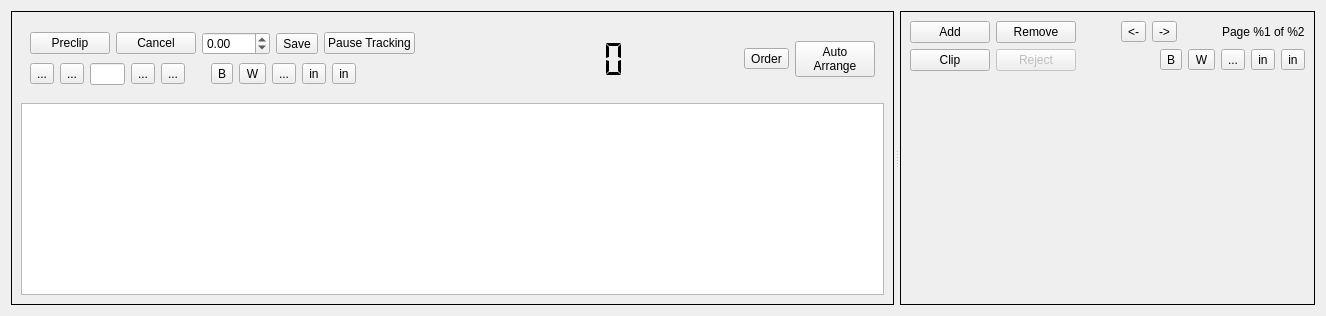
  <widget class="QWidget" name="centralWidget">
   <layout class="QGridLayout" name="gridLayout_8">
    <item row="0" column="0">
     <widget class="QSplitter" name="splitter">
      <property name="lineWidth">
       <number>0</number>
      </property>
      <property name="orientation">
       <enum>Qt::Horizontal</enum>
      </property>
      <property name="handleWidth">
       <number>6</number>
      </property>
      <property name="childrenCollapsible">
       <bool>true</bool>
      </property>
      <widget class="QFrame" name="fullpageViewFrame">
       <property name="frameShape">
        <enum>QFrame::Box</enum>
       </property>
       <property name="frameShadow">
        <enum>QFrame::Plain</enum>
       </property>
       <layout class="QGridLayout" name="gridLayout_5">
        <item row="0" column="0">
         <widget class="QWidget" name="widget_2" native="true">
          <layout class="QGridLayout" name="gridLayout_4">
           <item row="0" column="0">
            <layout class="QVBoxLayout" name="verticalLayout_2">
             <item>
              <layout class="QHBoxLayout" name="horizontalLayout_5">
               <item>
                <widget class="QPushButton" name="preclipButton">
                 <property name="text">
                  <string>Preclip</string>
                 </property>
                 <property name="icon">
                  <iconset resource="icons.qrc">
                   <normaloff>:/icons/select.png</normaloff>:/icons/select.png</iconset>
                 </property>
                </widget>
               </item>
               <item>
                <widget class="QPushButton" name="cancelModifyPreclipButton">
                 <property name="toolTip">
                  <string>Cancel Modification of Preclip</string>
                 </property>
                 <property name="text">
                  <string>Cancel</string>
                 </property>
                 <property name="icon">
                  <iconset resource="icons.qrc">
                   <normaloff>:/icons/cancel.png</normaloff>:/icons/cancel.png</iconset>
                 </property>
                </widget>
               </item>
               <item>
                <widget class="QDoubleSpinBox" name="rotateSpinBox">
                 <property name="locale">
                  <locale language="English" country="UnitedStates"/>
                 </property>
                 <property name="minimum">
                  <double>-360.000000000000000</double>
                 </property>
                 <property name="maximum">
                  <double>360.000000000000000</double>
                 </property>
                 <property name="singleStep">
                  <double>0.100000000000000</double>
                 </property>
                </widget>
               </item>
               <item>
                <layout class="QVBoxLayout" name="verticalLayout"/>
               </item>
               <item>
                <widget class="QToolButton" name="saveRotateButton">
                 <property name="text">
                  <string>Save</string>
                 </property>
                </widget>
               </item>
               <item>
                <spacer name="horizontalSpacer_7">
                 <property name="orientation">
                  <enum>Qt::Horizontal</enum>
                 </property>
                 <property name="sizeType">
                  <enum>QSizePolicy::Expanding</enum>
                 </property>
                 <property name="sizeHint" stdset="0">
                  <size>
                   <width>1</width>
                   <height>10</height>
                  </size>
                 </property>
                </spacer>
               </item>
               <item>
                <widget class="QPushButton" name="pauseTrackButton">
                 <property name="text">
                  <string>Pause Tracking</string>
                 </property>
                </widget>
               </item>
              </layout>
             </item>
             <item>
              <layout class="QHBoxLayout" name="horizontalLayout_7">
               <item>
                <layout class="QHBoxLayout" name="pageButtonsHorizontalLayout">
                 <item>
                  <widget class="QToolButton" name="firstPageButton">
                   <property name="toolTip">
                    <string>First Page</string>
                   </property>
                   <property name="text">
                    <string>...</string>
                   </property>
                   <property name="icon">
                    <iconset resource="icons.qrc">
                     <normaloff>:/icons/firstpage.png</normaloff>:/icons/firstpage.png</iconset>
                   </property>
                  </widget>
                 </item>
                 <item>
                  <widget class="QToolButton" name="previousPageButton">
                   <property name="toolTip">
                    <string>Previous Page</string>
                   </property>
                   <property name="text">
                    <string>...</string>
                   </property>
                   <property name="icon">
                    <iconset resource="icons.qrc">
                     <normaloff>:/icons/previous.png</normaloff>:/icons/previous.png</iconset>
                   </property>
                  </widget>
                 </item>
                 <item>
                  <widget class="QLineEdit" name="gotoPageLineEdit">
                   <property name="sizePolicy">
                    <sizepolicy hsizetype="Fixed" vsizetype="Fixed">
                     <horstretch>0</horstretch>
                     <verstretch>0</verstretch>
                    </sizepolicy>
                   </property>
                   <property name="maximumSize">
                    <size>
                     <width>35</width>
                     <height>16777215</height>
                    </size>
                   </property>
                   <property name="toolTip">
                    <string>Go to page</string>
                   </property>
                   <property name="inputMask">
                    <string/>
                   </property>
                  </widget>
                 </item>
                 <item>
                  <widget class="QToolButton" name="nextPageButton">
                   <property name="toolTip">
                    <string>Next Page</string>
                   </property>
                   <property name="text">
                    <string>...</string>
                   </property>
                   <property name="icon">
                    <iconset resource="icons.qrc">
                     <normaloff>:/icons/next.png</normaloff>:/icons/next.png</iconset>
                   </property>
                  </widget>
                 </item>
                 <item>
                  <widget class="QToolButton" name="lastPageButton">
                   <property name="toolTip">
                    <string>Last Page</string>
                   </property>
                   <property name="text">
                    <string>...</string>
                   </property>
                   <property name="icon">
                    <iconset resource="icons.qrc">
                     <normaloff>:/icons/lastpage.png</normaloff>:/icons/lastpage.png</iconset>
                   </property>
                  </widget>
                 </item>
                </layout>
               </item>
               <item>
                <layout class="QHBoxLayout" name="zoomActionsHorizontalLayout">
                 <item>
                  <spacer name="verticalSpacer">
                   <property name="orientation">
                    <enum>Qt::Vertical</enum>
                   </property>
                   <property name="sizeType">
                    <enum>QSizePolicy::Minimum</enum>
                   </property>
                   <property name="sizeHint" stdset="0">
                    <size>
                     <width>20</width>
                     <height>10</height>
                    </size>
                   </property>
                  </spacer>
                 </item>
                 <item>
                  <widget class="QToolButton" name="bestFitButton">
                   <property name="toolTip">
                    <string>Best Fit</string>
                   </property>
                   <property name="text">
                    <string>B</string>
                   </property>
                   <property name="checkable">
                    <bool>true</bool>
                   </property>
                  </widget>
                 </item>
                 <item>
                  <widget class="QToolButton" name="widthFitButton">
                   <property name="toolTip">
                    <string>Fit to Width</string>
                   </property>
                   <property name="text">
                    <string>W</string>
                   </property>
                   <property name="checkable">
                    <bool>true</bool>
                   </property>
                  </widget>
                 </item>
                 <item>
                  <widget class="QToolButton" name="acutalSizeButton">
                   <property name="toolTip">
                    <string>Actual Size</string>
                   </property>
                   <property name="text">
                    <string>...</string>
                   </property>
                   <property name="icon">
                    <iconset resource="icons.qrc">
                     <normaloff>:/icons/resetzoom.png</normaloff>:/icons/resetzoom.png</iconset>
                   </property>
                  </widget>
                 </item>
                 <item>
                  <widget class="QToolButton" name="zoomoutButton">
                   <property name="toolTip">
                    <string>Zoom Out</string>
                   </property>
                   <property name="text">
                    <string>in</string>
                   </property>
                   <property name="icon">
                    <iconset resource="icons.qrc">
                     <normaloff>:/icons/zoomout.png</normaloff>:/icons/zoomout.png</iconset>
                   </property>
                  </widget>
                 </item>
                 <item>
                  <widget class="QToolButton" name="zoominButton">
                   <property name="toolTip">
                    <string>Zoom In</string>
                   </property>
                   <property name="text">
                    <string>in</string>
                   </property>
                   <property name="icon">
                    <iconset resource="icons.qrc">
                     <normaloff>:/icons/zoomin.png</normaloff>:/icons/zoomin.png</iconset>
                   </property>
                  </widget>
                 </item>
                 <item>
                  <spacer name="horizontalSpacer_6">
                   <property name="orientation">
                    <enum>Qt::Horizontal</enum>
                   </property>
                   <property name="sizeType">
                    <enum>QSizePolicy::Expanding</enum>
                   </property>
                   <property name="sizeHint" stdset="0">
                    <size>
                     <width>1</width>
                     <height>20</height>
                    </size>
                   </property>
                  </spacer>
                 </item>
                </layout>
               </item>
              </layout>
             </item>
            </layout>
           </item>
           <item row="0" column="1">
            <spacer name="horizontalSpacer_2">
             <property name="orientation">
              <enum>Qt::Horizontal</enum>
             </property>
             <property name="sizeType">
              <enum>QSizePolicy::Expanding</enum>
             </property>
             <property name="sizeHint" stdset="0">
              <size>
               <width>106</width>
               <height>47</height>
              </size>
             </property>
            </spacer>
           </item>
           <item row="0" column="2">
            <layout class="QVBoxLayout" name="verticalLayout_3">
             <item>
              <widget class="DigitalClock" name="lcdCounter">
               <property name="sizePolicy">
                <sizepolicy hsizetype="Expanding" vsizetype="Preferred">
                 <horstretch>0</horstretch>
                 <verstretch>0</verstretch>
                </sizepolicy>
               </property>
               <property name="minimumSize">
                <size>
                 <width>100</width>
                 <height>58</height>
                </size>
               </property>
               <property name="font">
                <font>
                 <pointsize>8</pointsize>
                 <weight>75</weight>
                 <bold>true</bold>
                </font>
               </property>
               <property name="frameShape">
                <enum>QFrame::NoFrame</enum>
               </property>
               <property name="frameShadow">
                <enum>QFrame::Plain</enum>
               </property>
               <property name="lineWidth">
                <number>0</number>
               </property>
               <property name="segmentStyle">
                <enum>QLCDNumber::Flat</enum>
               </property>
              </widget>
             </item>
            </layout>
           </item>
           <item row="0" column="3">
            <spacer name="horizontalSpacer_8">
             <property name="orientation">
              <enum>Qt::Horizontal</enum>
             </property>
             <property name="sizeType">
              <enum>QSizePolicy::Expanding</enum>
             </property>
             <property name="sizeHint" stdset="0">
              <size>
               <width>106</width>
               <height>47</height>
              </size>
             </property>
            </spacer>
           </item>
           <item row="0" column="4">
            <layout class="QHBoxLayout" name="horizontalLayout_13">
             <item>
              <spacer name="horizontalSpacer_5">
               <property name="orientation">
                <enum>Qt::Horizontal</enum>
               </property>
               <property name="sizeType">
                <enum>QSizePolicy::Expanding</enum>
               </property>
               <property name="sizeHint" stdset="0">
                <size>
                 <width>8</width>
                 <height>8</height>
                </size>
               </property>
              </spacer>
             </item>
             <item>
              <widget class="QToolButton" name="orderButton">
               <property name="sizePolicy">
                <sizepolicy hsizetype="Fixed" vsizetype="Maximum">
                 <horstretch>0</horstretch>
                 <verstretch>0</verstretch>
                </sizepolicy>
               </property>
               <property name="text">
                <string>Order</string>
               </property>
               <property name="checkable">
                <bool>true</bool>
               </property>
              </widget>
             </item>
             <item>
              <widget class="QPushButton" name="autoArrangeButton">
               <property name="text">
                <string>Auto
Arrange</string>
               </property>
              </widget>
             </item>
            </layout>
           </item>
          </layout>
         </widget>
        </item>
        <item row="1" column="0">
         <widget class="FullPageView" name="fullpageView"/>
        </item>
       </layout>
      </widget>
      <widget class="QFrame" name="clippingViewFrame">
       <property name="frameShape">
        <enum>QFrame::Box</enum>
       </property>
       <property name="frameShadow">
        <enum>QFrame::Plain</enum>
       </property>
       <layout class="QGridLayout" name="gridLayout_3">
        <item row="0" column="0">
         <layout class="QHBoxLayout" name="horizontalLayout_6">
          <item>
           <widget class="QPushButton" name="addPageButton">
            <property name="toolTip">
             <string>Add Page</string>
            </property>
            <property name="text">
             <string>Add</string>
            </property>
            <property name="icon">
             <iconset resource="icons.qrc">
              <normaloff>:/icons/pageadd.png</normaloff>:/icons/pageadd.png</iconset>
            </property>
           </widget>
          </item>
          <item>
           <widget class="QPushButton" name="removePageButton">
            <property name="toolTip">
             <string>Remove Page</string>
            </property>
            <property name="text">
             <string>Remove</string>
            </property>
            <property name="icon">
             <iconset resource="icons.qrc">
              <normaloff>:/icons/pageremove.png</normaloff>:/icons/pageremove.png</iconset>
            </property>
           </widget>
          </item>
          <item>
           <spacer name="horizontalSpacer_4">
            <property name="orientation">
             <enum>Qt::Horizontal</enum>
            </property>
            <property name="sizeHint" stdset="0">
             <size>
              <width>40</width>
              <height>20</height>
             </size>
            </property>
           </spacer>
          </item>
          <item>
           <widget class="QToolButton" name="drawerPreviousPageButton">
            <property name="text">
             <string>&lt;-</string>
            </property>
            <property name="icon">
             <iconset resource="icons.qrc">
              <normaloff>:/icons/previous.png</normaloff>:/icons/previous.png</iconset>
            </property>
           </widget>
          </item>
          <item>
           <widget class="QToolButton" name="drawerNextPageButton">
            <property name="text">
             <string>-&gt;</string>
            </property>
            <property name="icon">
             <iconset resource="icons.qrc">
              <normaloff>:/icons/next.png</normaloff>:/icons/next.png</iconset>
            </property>
           </widget>
          </item>
          <item>
           <spacer name="horizontalSpacer_3">
            <property name="orientation">
             <enum>Qt::Horizontal</enum>
            </property>
            <property name="sizeHint" stdset="0">
             <size>
              <width>40</width>
              <height>20</height>
             </size>
            </property>
           </spacer>
          </item>
          <item>
           <widget class="QLabel" name="pageInformation">
            <property name="text">
             <string>Page %1 of %2</string>
            </property>
           </widget>
          </item>
         </layout>
        </item>
        <item row="1" column="0">
         <layout class="QHBoxLayout" name="horizontalLayout_10">
          <item>
           <widget class="QPushButton" name="clipButton">
            <property name="text">
             <string>Clip</string>
            </property>
            <property name="icon">
             <iconset resource="icons.qrc">
              <normaloff>:/icons/select.png</normaloff>:/icons/select.png</iconset>
            </property>
           </widget>
          </item>
          <item>
           <widget class="QPushButton" name="rejectButton">
            <property name="enabled">
             <bool>false</bool>
            </property>
            <property name="text">
             <string>Reject</string>
            </property>
            <property name="icon">
             <iconset resource="icons.qrc">
              <normaloff>:/icons/cancel.png</normaloff>:/icons/cancel.png</iconset>
            </property>
           </widget>
          </item>
          <item>
           <layout class="QHBoxLayout" name="horizontalLayout_9">
            <item>
             <spacer name="horizontalSpacer_14">
              <property name="orientation">
               <enum>Qt::Horizontal</enum>
              </property>
              <property name="sizeHint" stdset="0">
               <size>
                <width>40</width>
                <height>20</height>
               </size>
              </property>
             </spacer>
            </item>
            <item>
             <layout class="QHBoxLayout" name="zoomActionsHorizontalLayout_2">
              <item>
               <widget class="QToolButton" name="drawerBestFitButton">
                <property name="toolTip">
                 <string>Best Fit</string>
                </property>
                <property name="text">
                 <string>B</string>
                </property>
                <property name="checkable">
                 <bool>true</bool>
                </property>
               </widget>
              </item>
              <item>
               <widget class="QToolButton" name="drawerWidthFitButton">
                <property name="toolTip">
                 <string>Fit to Width</string>
                </property>
                <property name="text">
                 <string>W</string>
                </property>
                <property name="checkable">
                 <bool>true</bool>
                </property>
               </widget>
              </item>
              <item>
               <widget class="QToolButton" name="drawerAcutalSizeButton">
                <property name="toolTip">
                 <string>Actual Size</string>
                </property>
                <property name="text">
                 <string>...</string>
                </property>
                <property name="icon">
                 <iconset resource="icons.qrc">
                  <normaloff>:/icons/resetzoom.png</normaloff>:/icons/resetzoom.png</iconset>
                </property>
               </widget>
              </item>
              <item>
               <widget class="QToolButton" name="drawerZoomoutButton">
                <property name="toolTip">
                 <string>Zoom Out</string>
                </property>
                <property name="text">
                 <string>in</string>
                </property>
                <property name="icon">
                 <iconset resource="icons.qrc">
                  <normaloff>:/icons/zoomout.png</normaloff>:/icons/zoomout.png</iconset>
                </property>
               </widget>
              </item>
              <item>
               <widget class="QToolButton" name="drawerZoominButton">
                <property name="toolTip">
                 <string>Zoom In</string>
                </property>
                <property name="text">
                 <string>in</string>
                </property>
                <property name="icon">
                 <iconset resource="icons.qrc">
                  <normaloff>:/icons/zoomin.png</normaloff>:/icons/zoomin.png</iconset>
                </property>
               </widget>
              </item>
             </layout>
            </item>
           </layout>
          </item>
         </layout>
        </item>
        <item row="2" column="0">
         <widget class="QStackedWidget" name="stackedDrawerViewWidget">
          <property name="currentIndex">
           <number>0</number>
          </property>
          <widget class="QWidget" name="page"/>
         </widget>
        </item>
       </layout>
      </widget>
     </widget>
    </item>
   </layout>
  </widget>
